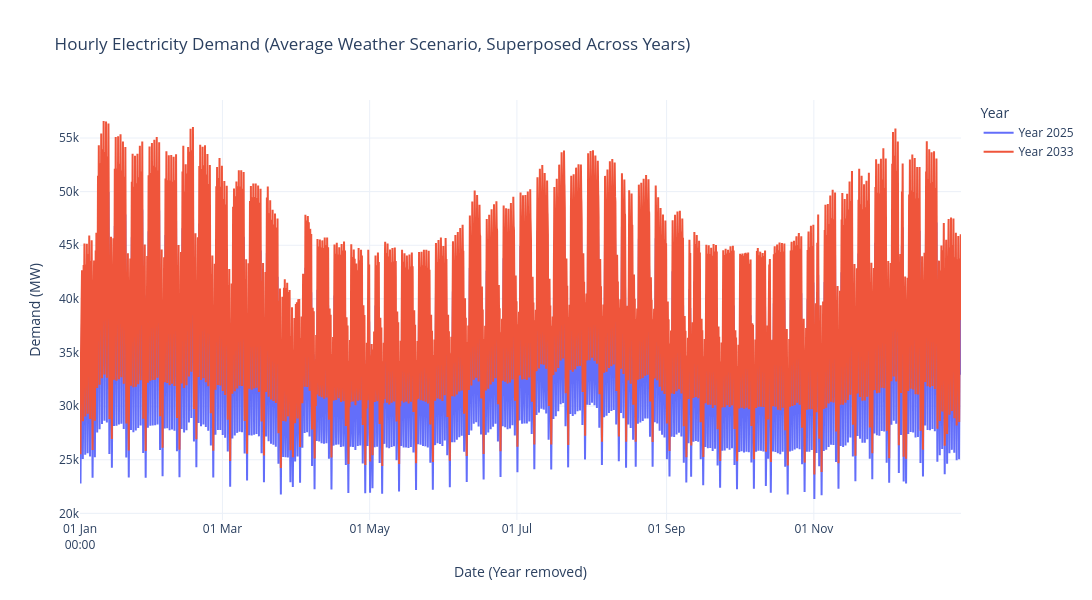

Here is the notebook cell this chart was saved with:
### Markdown cell above
### 1.2.1 - Raw demand plots
*(Run this command in terminal if needed : pip install --upgrade nbformat)*

### Code cell
fig = go.Figure()

for year in ERAA_years:
    df = demands[year]

    # Build a plotting x-axis where the year is replaced with a common dummy year (e.g., 2000)
    idx = df.index
    #x_superposed = [ts.replace(year=2018) for ts in idx]

    fig.add_trace(
        go.Scatter(
            x=idx,
            y=df["Avg_WS"],
            mode="lines",
            name=f"Year {year}"
        )
    )

fig.update_layout(
    title="Hourly Electricity Demand (Average Weather Scenario, Superposed Across Years)",
    xaxis_title="Date (Year removed)",
    yaxis_title="Demand (MW)",
    hovermode="x unified",
    template="plotly_white",
    legend_title="Year",
    width=1100,
    height=600
)

# Set labels
fig.update_xaxes(
    dtick=None,
    tickformat="%d %b\n%H:%M"
)

fig.show()

### Figure 1 — Plotly figure (JSON) as saved in the notebook; plotly's stock layout.template omitted (floating-point values rounded to 4 significant figures; data arrays with more than 128 entries replaced by an {"elided": "..."} marker saying what was removed)
{"data": [{"mode": "lines", "name": "Year 2025", "type": "scatter", "x": {"elided": "8760 str values"}, "y": {"elided": "8760 float values"}}, {"mode": "lines", "name": "Year 2033", "type": "scatter", "x": {"elided": "8760 str values"}, "y": {"elided": "8760 float values"}}], "layout": {"height": 600, "hovermode": "x unified", "legend": {"title": {"text": "Year"}}, "title": {"text": "Hourly Electricity Demand (Average Weather Scenario, Superposed Across Years)"}, "width": 1100, "xaxis": {"tickformat": "%d %b\n%H:%M", "title": {"text": "Date (Year removed)"}}, "yaxis": {"title": {"text": "Demand (MW)"}}}}
